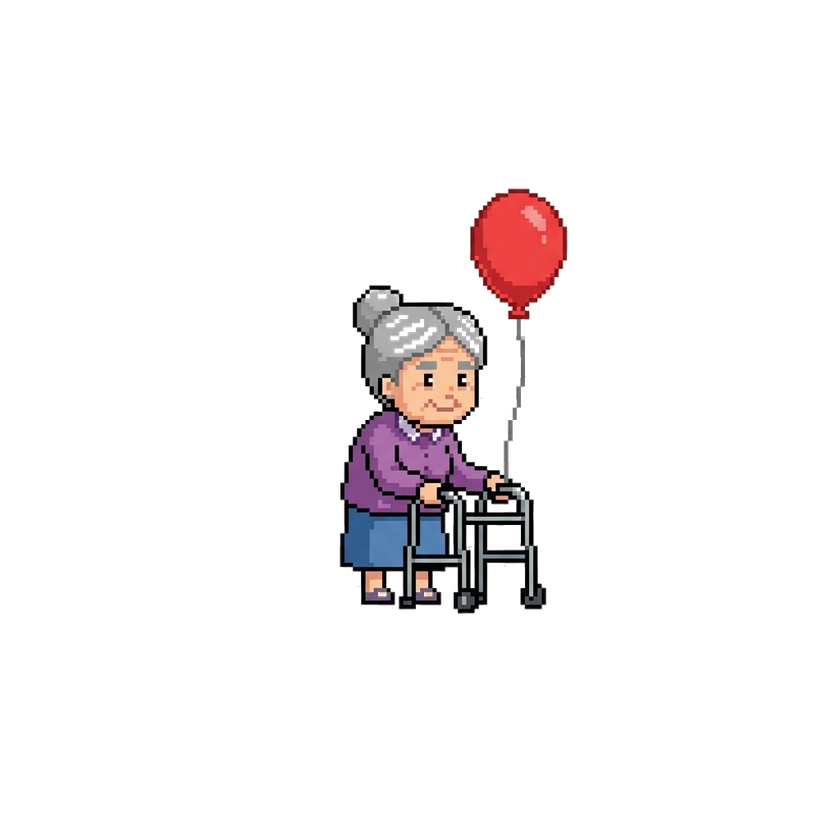
#> input picture images/retro_contact_char.png, 840 x 840 px, shrunk from 1024 x 1024 before the run
$ python clean_bg2.py
#> lines starting #> are read from the running program, lines starting #| are printed output that depends on the picture
from PIL import Image

def flood_fill_transparent(img_path, out_path, tolerance=30):
#> called with img_path = 'images/retro_contact_char.png', out_path = 'images/retro_contact_char_clean.png', tolerance = 30
    img = Image.open(img_path).convert("RGBA")
#> img is the input picture: PIL image 840x840 RGBA; mean R, G, B, A 10.2, 7.4, 8.1, 18
    width, height = img.size
#> width = 840; height = 840
    pixels = img.load()

    # We will assume pixels near the borders that match the top-left color are background
    bg_color = pixels[0, 0]
#> bg_color = (0, 0, 0, 0)

    def color_dist(c1, c2):
        return sum((a - b) ** 2 for a, b in zip(c1[:3], c2[:3])) ** 0.5

    # Since it's a checkerboard, let's just grab the two colors from (0,0) and (16,0)
    # usually checkerboard squares are 16x16 or 8x8. Let's just find the distinct colors in the top row.
    bg_colors = set()
    for x in range(32):
        c = pixels[x, 0]
        if all(color_dist(c, bc) > tolerance for bc in bg_colors):
            bg_colors.add(c)
#> after the loop, bg_colors = 1 item

    print("Detected bg colors:", bg_colors)
#| Detected bg colors: {(0, 0, 0, 0)}

    # Let's remove any pixel that is close to ANY of the bg colors
    for x in range(width):
        for y in range(height):
            c = pixels[x, y]
            if any(color_dist(c, bc) < tolerance for bc in bg_colors):
                pixels[x, y] = (0, 0, 0, 0)

    img.save(out_path)
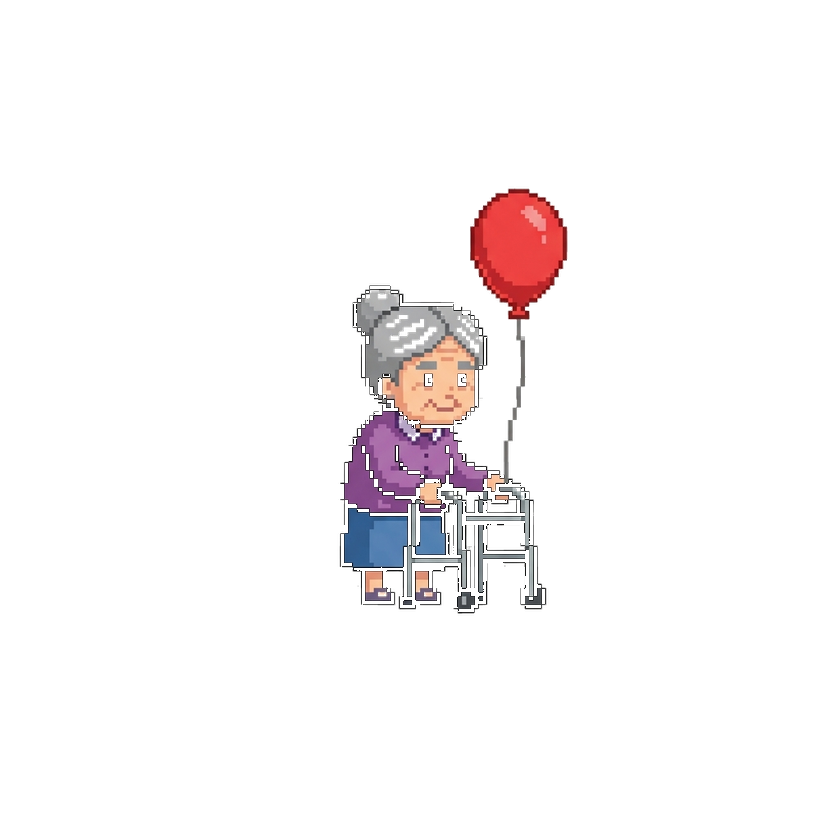
#> saved as retro_contact_char_clean.png: PIL image 840x840 RGBA; mean R, G, B, A 10.2, 7.4, 8, 15.1; transparent parts drawn white
    print("Saved clean image with flood fill.")

flood_fill_transparent('images/retro_contact_char.png', 'images/retro_contact_char_clean.png')
